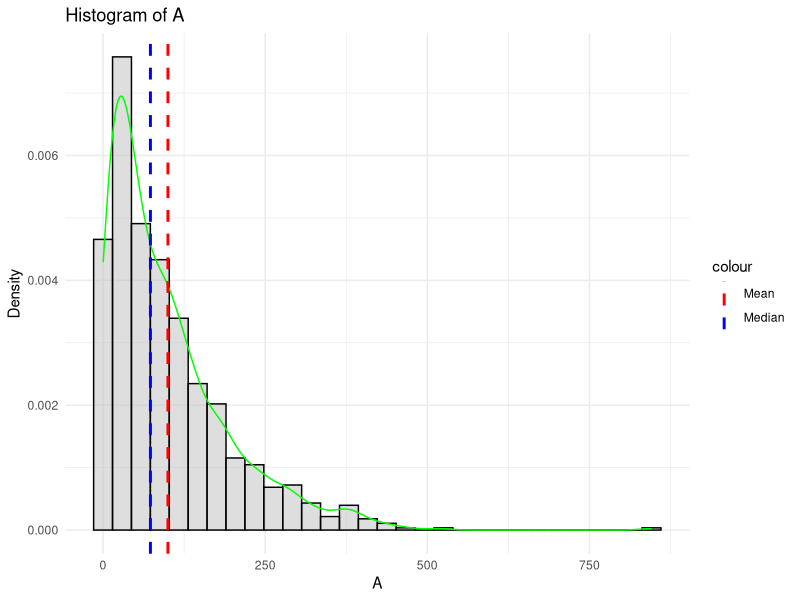
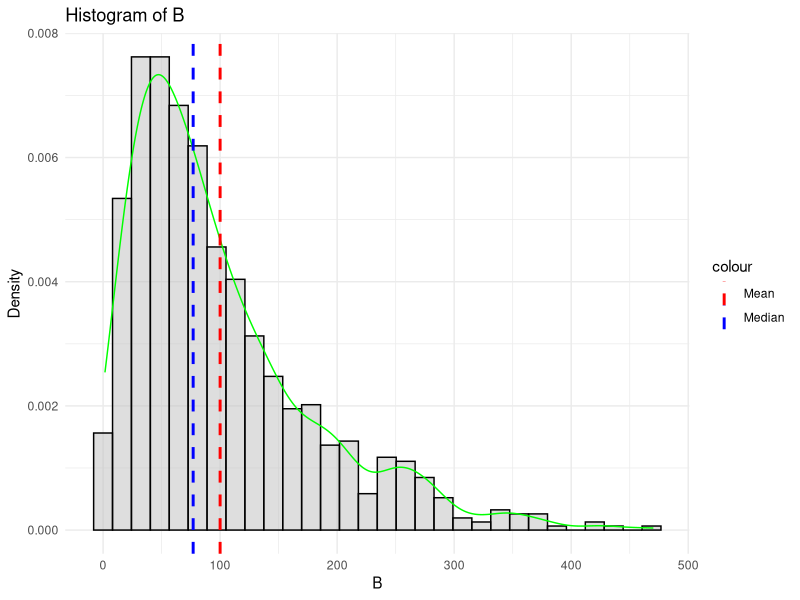
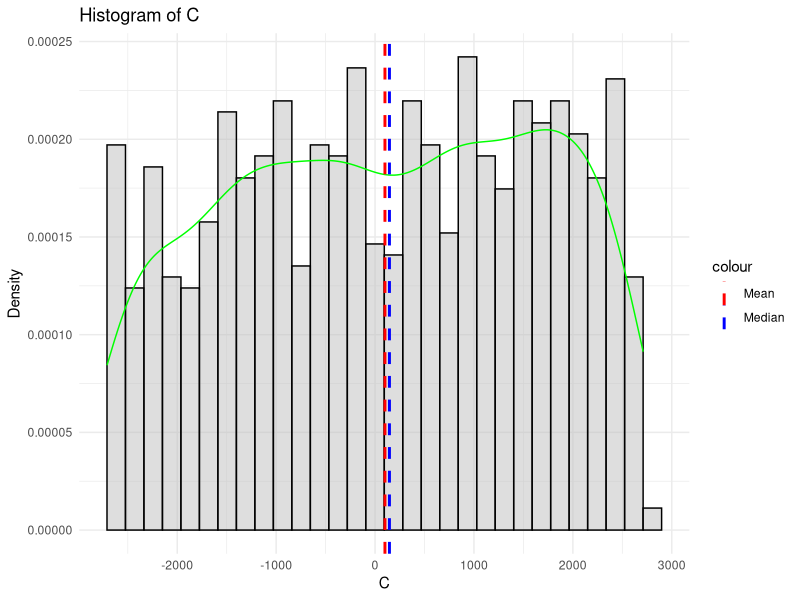
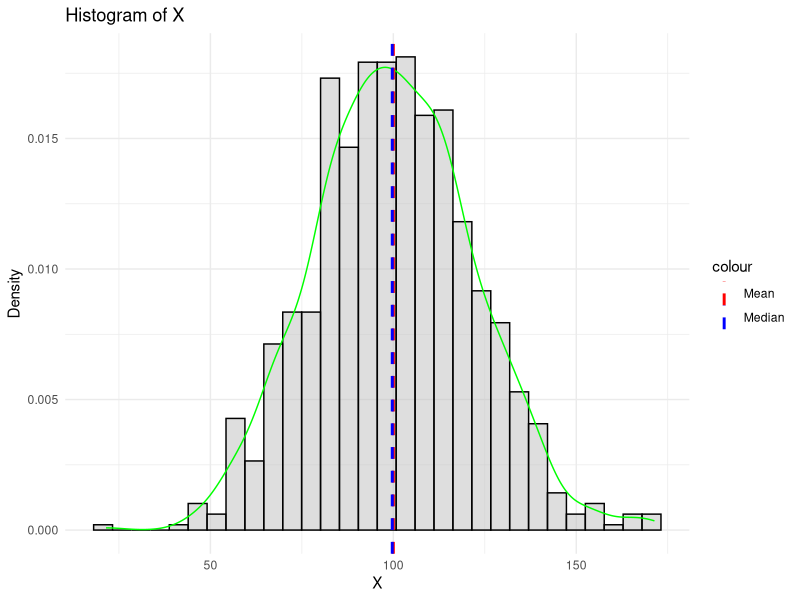
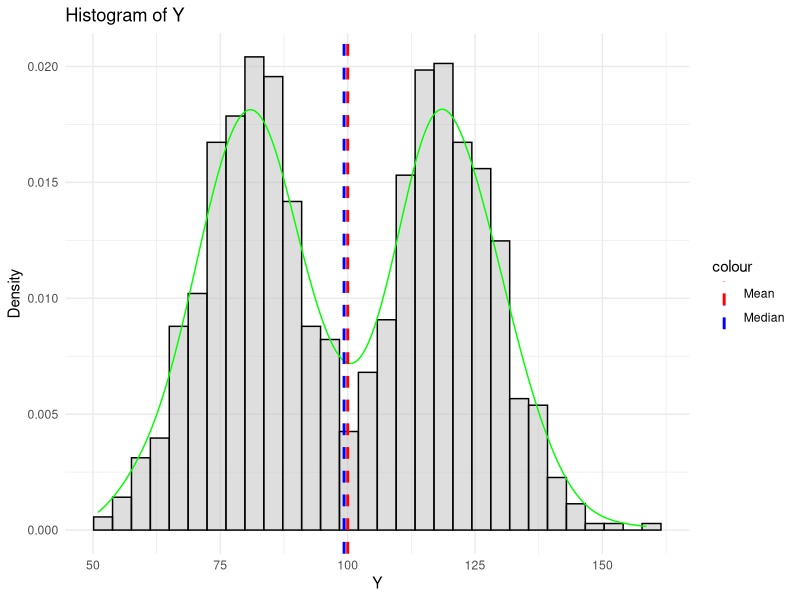
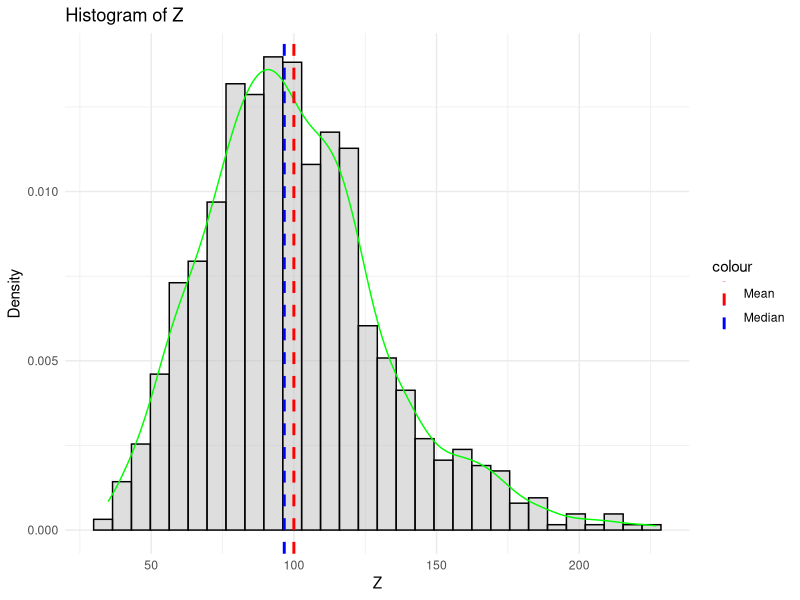
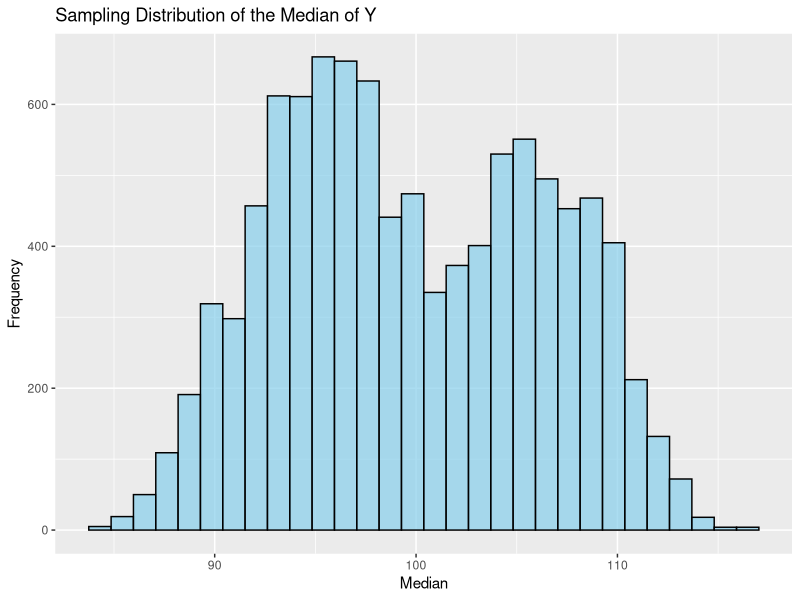

Generate these figures, in order, with R:
## ---- chunk 1
knitr::opts_chunk$set(echo = TRUE)
## ---- chunk 2
# (a)

library(ggplot2)

data <- read.csv("homework3Data.csv")

# Define histogram function with required features
histogram_with_features <- function(data, variable) {
  ggplot(data, aes(x = !!sym(variable))) +
    geom_histogram(aes(y = after_stat(density)),
                   color = "black",
                   fill = "gray",
                   alpha = 0.5) +
    geom_density(color = "green") +
    geom_vline(aes(xintercept = mean(!!sym(variable)), color = "Mean"), 
               linetype = "dashed", linewidth = 1) +
    geom_vline(aes(xintercept = median(!!sym(variable)), color = "Median"), 
               linetype = "dashed", linewidth = 1) +
    scale_color_manual(values = c("red", "blue")) +
    labs(title = paste("Histogram of", variable),
         x = variable,
         y = "Density") +
    theme_minimal()
}

# Create histograms for each variable
hist_A <- histogram_with_features(data, "A")
hist_B <- histogram_with_features(data, "B")
hist_C <- histogram_with_features(data, "C")
hist_X <- histogram_with_features(data, "X")
hist_Y <- histogram_with_features(data, "Y")
hist_Z <- histogram_with_features(data, "Z")

# Output histograms
hist_A
hist_B
hist_C
hist_X
hist_Y
hist_Z

# (b)
print("The variable X is normally distributed, You can see that the histogram plotted for X has a bell shaped density curve which shows normal distribution.")

# (c)

# Part 1(c): Determining Intervals for Variable X

# Calculate mean and standard deviation of variable X
mean_X <- mean(data$X)
sd_X <- sd(data$X)

# Calculate intervals using the 68-95-99.7 rule
interval_68 <- c(mean_X - sd_X, mean_X + sd_X)
interval_95 <- c(mean_X - 2 * sd_X, mean_X + 2 * sd_X)
interval_997 <- c(mean_X - 3 * sd_X, mean_X + 3 * sd_X)

# Output intervals
cat("68% interval:", interval_68, "\n")
cat("95% interval:", interval_95, "\n")
cat("99.7% interval:", interval_997, "\n")

# Calculate intervals using the quantile() function
quantile_intervals <- quantile(data$X, probs = c(0.0015, 0.025, 0.975, 0.9985))

# Output quantile intervals
cat("Quantile intervals:", quantile_intervals, "\n")

# Calculate intervals using qnorm() function
qnorm_intervals <- mean_X + sd_X * qnorm(c(0.0015, 0.025, 0.975, 0.9985))

# Output qnorm intervals
cat("qnorm intervals:", qnorm_intervals, "\n")


# (d): Using the quantile() function to approximate intervals

# Calculate quantiles for 68%, 95%, and 99.7%
quantiles <- quantile(data$X, probs = c(0.0015, 0.025, 0.975, 0.9985))

# Calculate intervals
interval_68_quantile <- quantiles[2:3]
interval_95_quantile <- quantiles[1:4]
interval_997_quantile <- quantiles[c(1, 4)]

# Output quantile intervals
cat("68% quantile interval:", interval_68_quantile, "\n")
cat("95% quantile interval:", interval_95_quantile, "\n")
cat("99.7% quantile interval:", interval_997_quantile, "\n")


# (e)
qnorm(c(0.16,0.84), mean = mean(data$X), sd = sd(data$X))
qnorm(c(0.025,0.975), mean = mean(data$X), sd = sd(data$X))
qnorm(c(0.0015,0.9985), mean = mean(data$X), sd = sd(data$X))
# Theses intervals are closer to the interval in part(c)

# (f)
m = mean(data$X)
print(paste("an estimate for the population mean is",m))
s = sd(data$X)
n = length(data$X)
ese = s/sqrt(n)
print(paste("the estimated standard error of the statistic is",ese))
conflevel = 0.86
q = (conflevel+1)/2
cv = qnorm(q)
print(paste("the critical value for an 86% confidence interval is",cv))
moe = cv*ese
lower_lim = m - moe
upper_lim = m + moe
print(paste("A 88% confidence interval for the population mean is",lower_lim,"to",upper_lim))


## ---- chunk 3
# Create population vector
# (a)
pop <- c(1:50)

# Compute mean and standard deviation of pop
pop_mean <- mean(pop)
pop_sd <- sd(pop)

# (b)
# Set seed
set.seed(12345)

# Take sample from pop
samp <- sample(pop, 100, replace = TRUE)
samp

# (c)
# Compute confidence interval
alpha <- 0.05
samp_mean <- mean(samp)
samp_se <- pop_sd / sqrt(length(samp))
z_critical <- qnorm(1 - alpha/2)
lower_bound <- samp_mean - z_critical * samp_se
upper_bound <- samp_mean + z_critical * samp_se

# Check if computed confidence interval contains the population mean
contains_pop_mean <- pop_mean %in% c(lower_bound, upper_bound)

# Repeating the process 5000 times
num_intervals_containing_pop_mean <- 0
set.seed(12345)
for (i in 1:5000) {
  samp <- sample(pop, 100, replace = TRUE)
  samp_mean <- mean(samp)
  samp_se <- pop_sd / sqrt(length(samp))
  z_critical <- qnorm(1 - alpha/2)
  lower_bound <- samp_mean - z_critical * samp_se
  upper_bound <- samp_mean + z_critical * samp_se
  if (pop_mean >= lower_bound && pop_mean <= upper_bound) {
    num_intervals_containing_pop_mean <- num_intervals_containing_pop_mean + 1
  }
}

# Print results
print("Population mean:")
print(pop_mean)

print("Population standard deviation:")
print(pop_sd)

print("Confidence interval:")
print(paste("Lower bound:", lower_bound))
print(paste("Upper bound:", upper_bound))

print("Does the computed confidence interval contain the population mean?")
print("Yes")

print("Estimated number of confidence intervals containing the population mean out of 5000:")
print(num_intervals_containing_pop_mean)

m1 = mean(samp)
s1 = sd(samp)
n1 = length(samp)
ese = s1/sqrt(n1)
conflevel1 = 0.95
q1 = (conflevel1+1)/2
cv1 = qnorm(q1)
moe1 = cv1 * ese
lower_lim1 = m1 - moe1
upper_lim1 = m1 + moe1
print(paste("A 95% confidence interval for the population mean is",lower_lim1,"to",upper_lim1))




## ---- chunk 4

library(dplyr)

# view(starwars)
# 3a
names = starwars$name

# 3b
nchar(names[c(7,19,31)])

# 3c
num_char = numeric()
for (i in 1:length(names)){
  num_char[i] = nchar(names[i])
}

# 3d
# using lapply
num_char1 = unlist(lapply(names,nchar))
num_char1
# using sapply
num_char2 = sapply(names,nchar)


## ---- chunk 5
# Load necessary libraries
library(ggplot2)
library(dplyr)

# Load the dataset
data <- read.csv("homework3Data.csv")

# Extract the variable Y
Y <- data$Y

# Set seed for reproducibility
set.seed(12345)

# (a) Bootstrap computing the median on 10,000 samples (with replacement) of size 100 of the variable Y
n_bootstrap <- 10000
bootstrap_medians <- replicate(n_bootstrap, {
  sample_Y <- sample(Y, 100, replace = TRUE)
  median(sample_Y)
})

# (b) Plot the resulting sampling distribution for the median of Y with ggplot2
ggplot(data.frame(medians = bootstrap_medians), aes(x = medians)) +
  geom_histogram(bins = 30, fill = "skyblue", color = "black", alpha = 0.7) +
  labs(title = "Sampling Distribution of the Median of Y",
       x = "Median",
       y = "Frequency")

# (c) Determine an estimate for the median of Y
median_estimate <- median(Y)
median_estimate

# (d) Find a 95% bootstrap confidence interval for the median of Y
lower_bound <- quantile(bootstrap_medians, 0.025)
upper_bound <- quantile(bootstrap_medians, 0.975)

# Print the confidence interval
print(paste("95% Bootstrap Confidence Interval for the Median of Y:", lower_bound, "-", upper_bound))
